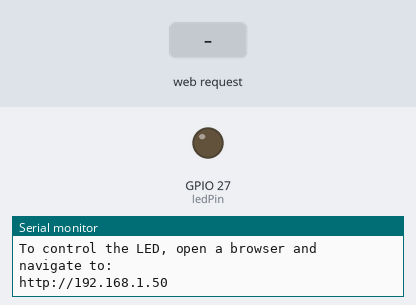
Bench run of a sketch on a simulated ESP32. On the bench: output pins drawn as LEDs (lit = HIGH), the last lines printed to the serial monitor. The inputs (shaded band) are chosen by the test bench. WiFi joins after 1.5 s; servers stay silent unless stated.

Above: at 2.7 s.
2.8 s: HTTP request GET /on received
At 3.2 s:
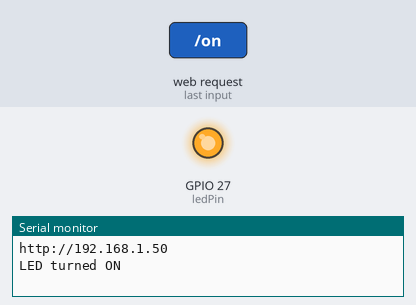
4.3 s: HTTP request GET /off received
At 5.5 s:
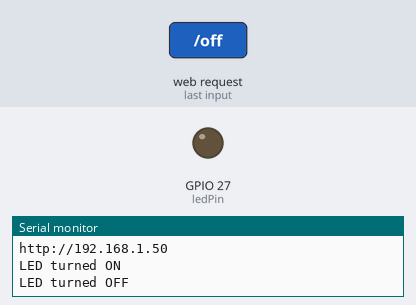
Timing chart, 0 to 7.3 s (numbered marks = the images above; inputs shaded):
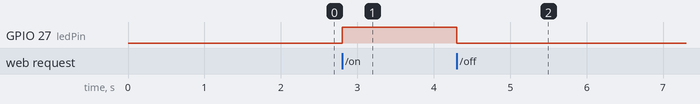

The sketch:

final_code_for_led_control_Home_Automation.ino
```cpp
#include <WiFi.h>
#include <ESPmDNS.h>
#include <NetworkUdp.h>
#include <ArduinoOTA.h>
#include <WebServer.h>

const char *ssid = "DCSL Lab";
const char *password = "DCSL@444";

// LED configuration
const int ledPin = 27;  // D27 pin for LED
bool ledState = LOW;

// Web server on port 80
WebServer server(80);

// HTML & CSS for the web page
const char index_html[] PROGMEM = R"rawliteral(
<!DOCTYPE HTML>
<html>
<head>
  <meta name="viewport" content="width=device-width, initial-scale=1">
  <title>ESP32 LED Control</title>
  <style>
    html {font-family: Arial, Helvetica, sans-serif; display: inline-block; text-align: center;}
    h2 {font-size: 2.3rem;}
    p {font-size: 1.9rem;}
    body {max-width: 400px; margin:0px auto; padding-bottom: 25px;}
    .button {background-color: #4CAF50; border: none; color: white; padding: 16px 40px;
             text-decoration: none; font-size: 30px; margin: 2px; cursor: pointer;}
    .button2 {background-color: #D11D53;}
  </style>
</head>
<body>
  <h2>ESP32 LED Control</h2>
  <p>LED State: <span id="state">%STATE%</span></p>
  <p>
    <a href="/on"><button class="button">ON</button></a>
    <a href="/off"><button class="button button2">OFF</button></a>
  </p>
</body>
</html>
)rawliteral";

void setup() {
  Serial.begin(115200);
  Serial.println("Booting");

  // Initialize LED pin
  pinMode(ledPin, OUTPUT);
  digitalWrite(ledPin, ledState);

  WiFi.mode(WIFI_STA);
  WiFi.begin(ssid, password);
  while (WiFi.waitForConnectResult() != WL_CONNECTED) {
    Serial.println("Connection Failed! Rebooting...");
    delay(5000);
    ESP.restart();
  }

  // Set up OTA
  ArduinoOTA
    .onStart([]() {
      String type;
      if (ArduinoOTA.getCommand() == U_FLASH) {
        type = "sketch";
      } else {  // U_SPIFFS
        type = "filesystem";
      }
      Serial.println("Start updating " + type);
    })
    .onEnd([]() {
      Serial.println("\nEnd");
    })
    .onProgress([](unsigned int progress, unsigned int total) {
      Serial.printf("Progress: %u%%\r", (progress / (total / 100)));
    })
    .onError([](ota_error_t error) {
      Serial.printf("Error[%u]: ", error);
      if (error == OTA_AUTH_ERROR) {
        Serial.println("Auth Failed");
      } else if (error == OTA_BEGIN_ERROR) {
        Serial.println("Begin Failed");
      } else if (error == OTA_CONNECT_ERROR) {
        Serial.println("Connect Failed");
      } else if (error == OTA_RECEIVE_ERROR) {
        Serial.println("Receive Failed");
      } else if (error == OTA_END_ERROR) {
        Serial.println("End Failed");
      }
    });
  ArduinoOTA.begin();

  // Set up web server routes
  server.on("/", HTTP_GET, handleRoot);
  server.on("/on", HTTP_GET, handleOn);
  server.on("/off", HTTP_GET, handleOff);
  server.onNotFound(handleNotFound);

  // Start web server
  server.begin();

  Serial.println("Web server started");
  Serial.println("Ready");
  Serial.print("IP address: ");
  Serial.println(WiFi.localIP());
  Serial.println("To control the LED, open a browser and navigate to:");
  Serial.print("http://");
  Serial.println(WiFi.localIP());
}

void loop() {
  // Handle OTA updates
  ArduinoOTA.handle();

  // Handle web server clients
  server.handleClient();
}

// Web server route handlers
void handleRoot() {
  String html = FPSTR(index_html);
  html.replace("%STATE%", ledState ? "ON" : "OFF");
  server.send(200, "text/html", html);
}

void handleOn() {
  ledState = HIGH;
  digitalWrite(ledPin, ledState);
  Serial.println("LED turned ON");
  redirectHome();
}

void handleOff() {
  ledState = LOW;
  digitalWrite(ledPin, ledState);
  Serial.println("LED turned OFF");
  redirectHome();
}

void redirectHome() {
  server.sendHeader("Location", "/", true);
  server.send(302, "text/plain", "");
}

void handleNotFound() {
  server.send(404, "text/plain", "Not found");
}
```

Measured:
- after the input at 2.8 s, GPIO 27 (ledPin): LOW → HIGH at once
- after the input at 4.3 s, GPIO 27 (ledPin): HIGH → LOW at once
